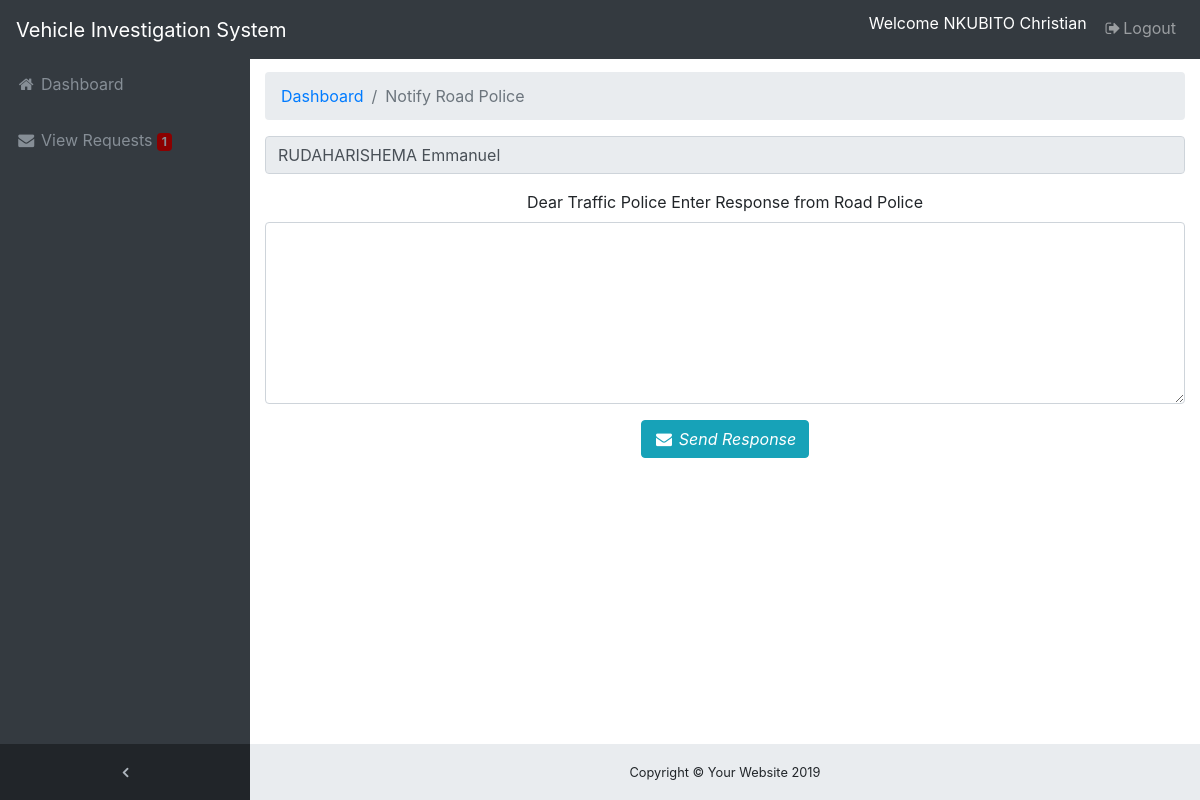
The page /traffic/notify.php?id=25 (signed in) on the database its author committed.
### tables this page shows
CREATE TABLE IF NOT EXISTS `requests` (
`id` int(11) NOT NULL,
  `plaque` varchar(15) NOT NULL,
  `customer_name` varchar(200) NOT NULL,
  `tel` varchar(20) NOT NULL,
  `province` varchar(20) NOT NULL,
  `district` varchar(30) NOT NULL,
  `sector` varchar(20) NOT NULL,
  `vim` varchar(30) NOT NULL,
  `category` varchar(50) NOT NULL,
  `model` varchar(25) NOT NULL,
  `mnumber` varchar(25) NOT NULL,
  `fnumber` varchar(40) NOT NULL,
  `myear` varchar(35) NOT NULL,
  `byear` varchar(23) NOT NULL,
  `msg` varchar(500) NOT NULL,
  `rdate` datetime NOT NULL,
  `status` varchar(30) NOT NULL DEFAULT 'Not Responded',
  `seen_status` int(11) NOT NULL
);

CREATE TABLE IF NOT EXISTS `tbl_users` (
`userID` int(11) NOT NULL,
  `userName` varchar(100) NOT NULL,
  `userEmail` varchar(100) NOT NULL,
  `userPass` varchar(100) NOT NULL,
  `userStatus` enum('Y','N') NOT NULL,
  `province` varchar(15) NOT NULL DEFAULT 'a'
);

### traffic/class.user.php (called while the page is built, shortened)
<?php
class USER
{
	private $conn;
	public function __construct()
	{
		$database = new Database();
		$db = $database->dbConnection();
		$this->conn = $db;
    }
	public function runQuery($sql)
	{
		$stmt = $this->conn->prepare($sql);
		return $stmt;
	}
}

### traffic/notify.php (the view, shortened to what this page needs)
<?php
$ID=$_GET['id'];
require_once 'class.user.php';
$user_home = new USER();
$stmt = $user_home->runQuery("SELECT * FROM tbl_users WHERE userID=:uid");
$stmt->execute(array(":uid"=>$_SESSION['userSession']));
$row = $stmt->fetch(PDO::FETCH_ASSOC);
?>
<!DOCTYPE html>
<html lang="en">
<head>
  <link href="vendor/bootstrap/css/bootstrap.min.css" rel="stylesheet">
  <link href="vendor/font-awesome/css/font-awesome.min.css" rel="stylesheet" type="text/css">
  <link href="css/sb-admin.css" rel="stylesheet">
</head>
<body class="fixed-nav sticky-footer bg-dark" id="page-top">
<?php
include('dbcon.php');
$result = $conn->prepare("SELECT * FROM requests where id='$ID'");
$result->execute();
for($i=0; $rows = $result->fetch(); $i++){
?>
  <nav class="navbar navbar-expand-lg navbar-dark bg-dark fixed-top" id="mainNav">
    <a class="navbar-brand" href="index.html">Vehicle Investigation System</a>
    <div class="collapse navbar-collapse" id="navbarResponsive">
      <ul class="navbar-nav navbar-sidenav" id="exampleAccordion">
        <li class="nav-item" data-toggle="tooltip" data-placement="right" title="Dashboard">
          <a class="nav-link" href="dashboard.php">
            <i class="fa fa-fw fa-home"></i>
            <span class="nav-link-text">Dashboard</span>
          </a>
        </li>
        <li class="nav-item" data-toggle="tooltip" data-placement="right" title="Requests">
          <a class="nav-link" href="requests.php">
            <i class="fa fa-fw fa-envelope"></i>
   <?php
   include 'dbcon.php';
   $sql = $conn ->prepare("SELECT COUNT(seen_status) as m FROM  requests WHERE status='Not Responded'");
                                          $sql -> execute();
                                           $count = $sql->fetchAll();
                                           foreach ($count as $field);
                                           ?>
            <span class="nav-link-text">View Requests  <span class="badge" style="background-color: darkred;"><?php echo $field['m'];?></span>
          </a>
        </li>
      </ul>
      <ul class="navbar-nav sidenav-toggler">
        <li class="nav-item">
          <a class="nav-link text-center" id="sidenavToggler">
            <i class="fa fa-fw fa-angle-left"></i>
          </a>
        </li>
      </ul>
      <ul class="navbar-nav ml-auto">
        <li class="nav-item">
          <form class="form-inline my-2 my-lg-0 mr-lg-2">
            <p style="color:white;margin-top: 3px;">Welcome <?php echo $row['userName']; ?></P>
          </form>
        </li>
        <li class="nav-item">
          <a class="nav-link" href="logout.php"> <i class="fa fa-fw fa-sign-out"></i>Logout</a>
        </li>
      </ul>
    </div>
  </nav>
  <div class="content-wrapper">
    <div class="container-fluid">
      <ol class="breadcrumb">
        <li class="breadcrumb-item">
          <a href="dashboard.php">Dashboard</a>
        </li>
        <li class="breadcrumb-item active">Notify Road Police</li>
      </ol>
      <div class="row">
        <div class="col-12">
         <div class="content-row">
                  <div class="panel panel-default">
                    <div class="panel-body">
                      <center><form method="POST" action="Response.php">
                                            <div class="form-group">
                                      <input class="form-control" readonly="" type="text" name="recipient" value="<?php echo $rows['customer_name']; ?>">
                                      </div>
                           <div class="form-group">
						   <label>Dear Traffic Police Enter Response from Road Police</label>
                                            <textarea class="form-control" rows="7" name="msg" required></textarea>
                                        </div>
                        <div class="form-group">
                          <div class="col-md-offset-2 col-md-10">
                            <button class="btn btn-info" type="submit" name="send"><i class="fa fa-fw fa-envelope"></i> <i>Send Response</i> </button>
                          </div>
                        </div>
                      </form></center>
                    </div>
                  </div>
                </div>
        </div>
      </div>
    </div>
<?php }
?>
    <footer class="sticky-footer">
      <div class="container">
        <div class="text-center">
          <small>Copyright &copy; Your Website <?php echo date("Y");?></small>
        </div>
      </div>
    </footer>
  </div>
</body>
</html>

### traffic/css/sb-admin.css (style rules this page uses)
html { position: relative; min-height: 100%; }
body { overflow-x: hidden; }
body.sticky-footer { margin-bottom: 56px; }
body.sticky-footer .content-wrapper { min-height: calc(100vh - 56px - 56px); }
body.fixed-nav { padding-top: 56px; }
.content-wrapper { min-height: calc(100vh - 56px); padding-top: 1rem; }
#mainNav .navbar-collapse { overflow: auto; max-height: 75vh; }
#mainNav .navbar-collapse .navbar-nav .nav-item .nav-link { cursor: pointer; }
#mainNav .navbar-collapse .sidenav-toggler { display: none; }
@media (min-width: 992px) { #mainNav .navbar-brand { width: 250px; } }
@media (min-width: 992px) { #mainNav .navbar-collapse { overflow: visible; max-height: none; } }
@media (min-width: 992px) { #mainNav .navbar-collapse .navbar-sidenav { position: absolute; top: 0; left: 0; -webkit-flex-direction: column; -ms-flex-direction: column; flex-direction: column; margin-top: 56px; } }
@media (min-width: 992px) { #mainNav .navbar-collapse .navbar-sidenav > .nav-item { width: 250px; padding: 0; } }
@media (min-width: 992px) { #mainNav .navbar-collapse .navbar-sidenav > .nav-item > .nav-link { padding: 1em; } }
#mainNav.fixed-top .sidenav-toggler { display: none; }
@media (min-width: 992px) { #mainNav.fixed-top .navbar-sidenav { height: calc(100vh - 112px); } }
@media (min-width: 992px) { #mainNav.fixed-top .sidenav-toggler { position: absolute; top: 0; left: 0; display: flex; -webkit-flex-direction: column; -ms-flex-direction: column; flex-direction: column; margin-top: calc(100vh - 56px); } }
@media (min-width: 992px) { #mainNav.fixed-top .sidenav-toggler > .nav-item { width: 250px; padding: 0; } }
@media (min-width: 992px) { #mainNav.fixed-top .sidenav-toggler > .nav-item > .nav-link { padding: 1em; } }
#mainNav.fixed-top.navbar-dark .sidenav-toggler { background-color: #212529; }
#mainNav.fixed-top.navbar-dark .sidenav-toggler a i { color: #adb5bd; }
.content-wrapper { overflow-x: hidden; background: white; }
@media (min-width: 992px) { .content-wrapper { margin-left: 250px; } }
#sidenavToggler i { font-weight: 800; }
#mainNav.navbar-dark .navbar-collapse .navbar-sidenav > .nav-item > .nav-link { color: #868e96; }
@media (min-width: 992px) { #mainNav.navbar-dark .navbar-collapse .navbar-sidenav { background: #343a40; } }
footer.sticky-footer { position: absolute; right: 0; bottom: 0; width: 100%; height: 56px; background-color: #e9ecef; line-height: 55px; }
@media (min-width: 992px) { footer.sticky-footer { width: calc(100% - 250px); } }

### rows shown on the page
requests: m "1", recipient "RUDAHARISHEMA Emmanuel"
tbl_users: userName "NKUBITO Christian"
